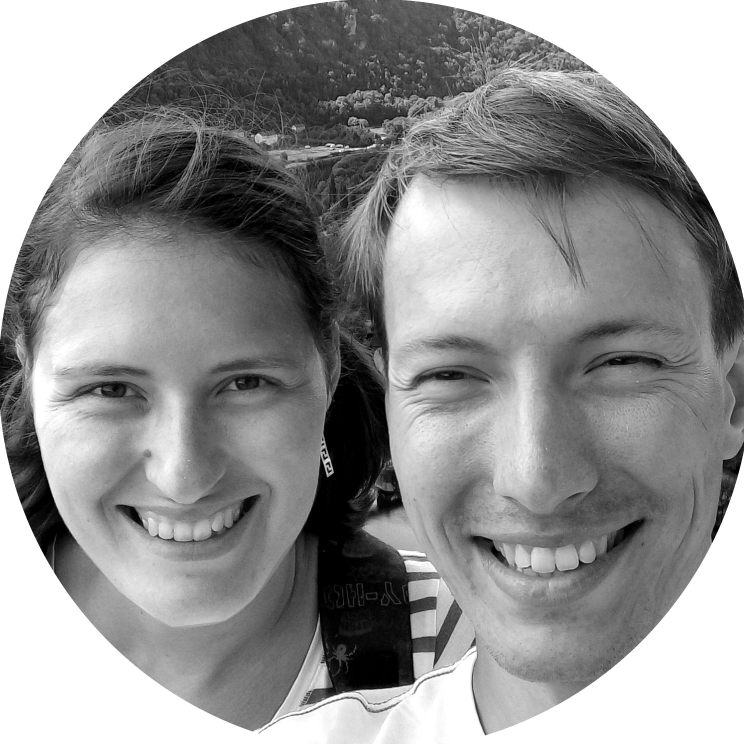
%> input picture besancon.jpg, 1488 x 1488 px (shown at 1/2 size)
$ octave string_art.m   (GNU Octave 9; MATLAB toolbox functions it lacks are replaced by stand-ins)
%> lines starting %> are read from the running program, lines starting %| are printed output that depends on the picture; in (x1, y1, x2, y2) boxes, pixels count from 0 and x2, y2 are one past the last pixel; in counts of white or black regions, pixels touching at a corner belong together; the program's own positions count from 1
### cost_fcn.m
function [fval,scaled_image,scaled_cnvs] = cost_fcn_v3(cnvs,im,grid_num)
    persistent scaled_im mask grid_pxl_size
    if nargin == 3
        grid_pxl_size = round(size(im,1)/grid_num);
        scaled_im = blkproc(im, [grid_pxl_size grid_pxl_size], 'mean2');
        R = round(size(scaled_im,1)/2);
        [X,Y] = meshgrid(1:size(scaled_im,1));
        mask = logical(((X-R).^2+(Y-R).^2)>R^2);
        scaled_im(mask) = 0;
        scaled_im = scaled_im./sum(scaled_im(:));
        scaled_image = scaled_im;
        fval = 0;
        return;
    end

    scaled_cnvs = blkproc(cnvs, [grid_pxl_size grid_pxl_size], 'mean2');
    scaled_cnvs(mask) = 0;
    scaled_cnvs = scaled_cnvs./sum(scaled_cnvs(:));
	fval = sum((scaled_im(:)-scaled_cnvs(:)).^2);

    scaled_image = scaled_im;

% [7 lines of commented-out code are left out]
end

### string_art.m
clear all; close all; clc;

% settings
frame_radius = 250; % mm
thread_width = .15; % mm
num_of_nails = 316; %200;
num_of_lines = 4000;
grid_size = 5; % mm, for computing the density
pxl_size = thread_width;

grid_num = round(2*frame_radius/grid_size);

% define canvas
aux = ceil((2*frame_radius)/pxl_size);
cnvs = zeros(aux);

% load image
im = imread('besancon.jpg');
%> im is the input picture: size 1488x1488x3 uint8; min 0, max 255, mean 147.7
im = rgb2gray(im);
%> im: size 1488x1488 uint8

% crop image to be square (take the biggest square region from the center of the image)
side = min(size(im));
%> side = 1488
im = im(floor((size(im,1)-side)/2)+1:floor((size(im,1)-side)/2)+1+side-1,floor((size(im,2)-side)/2)+1:floor((size(im,2)-side)/2)+1+side-1);
im = imresize(im,size(cnvs));
%> im: size 3334x3334 uint8
im = 1-double(im)/255;
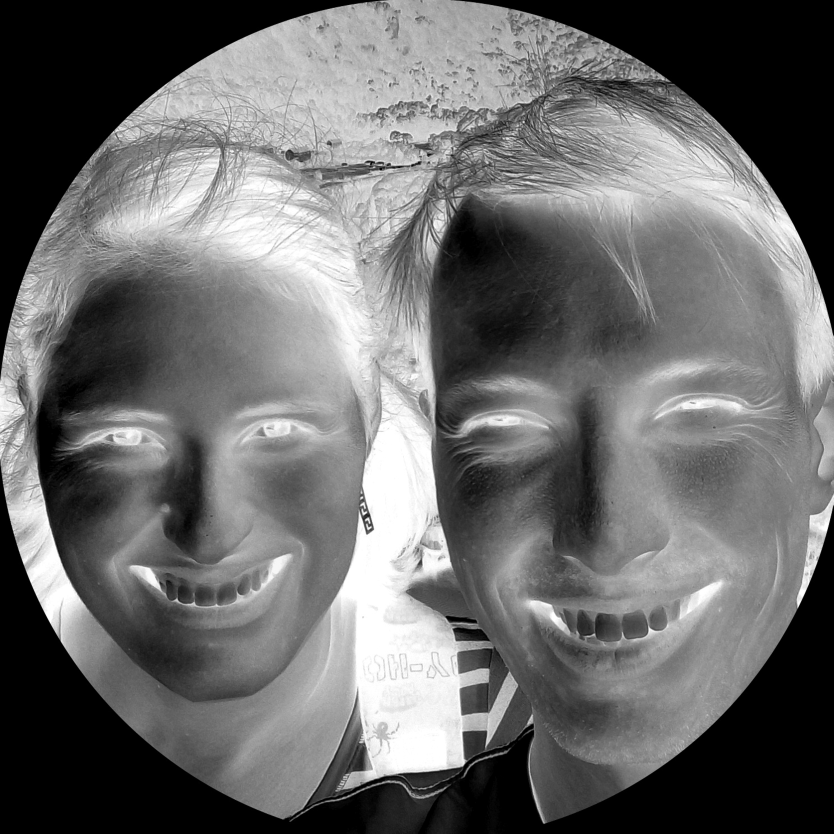
%> im: size 3334x3334 double (shown at 1/4 size); min 0, max 1, mean 0.421

% nail coordinates
xc = frame_radius*cos(2*pi/num_of_nails*(1:num_of_nails));
yc = frame_radius*sin(2*pi/num_of_nails*(1:num_of_nails));

% prepare cost function
[~,scaled_im] = cost_fcn(cnvs,im,grid_num);
%> in cost_fcn_v3, `scaled_im = blkproc(im, [grid_pxl_size grid_pxl_size], 'mean2');`:
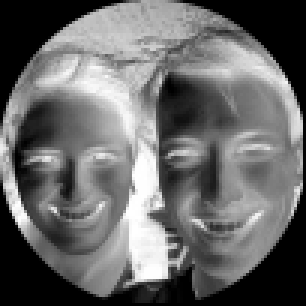
%> scaled_im: size 102x102 double (shown 3 times larger); min 0, max 1, mean 0.413
%> in cost_fcn_v3, `scaled_im(mask) = 0;`:
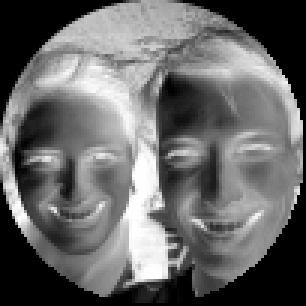
%> scaled_im: size 102x102 double (shown 3 times larger); 2.72% of pixels changed, all inside (x1, y1, x2, y2) = (0, 0, 102, 102)

% prepare canvas
xcnvs = linspace(-frame_radius,frame_radius,size(cnvs,1));
ycnvs = xcnvs;
[X,Y] = meshgrid(1:size(im,2),1:size(im,1));
xc_pxl = interp1(xcnvs,1:size(im,2),xc,'nearest');
yc_pxl = interp1(xcnvs,1:size(im,1),yc,'nearest');
cnvs = zeros(size(im));
lines = floor(rand(num_of_lines,1)*num_of_nails)+1;
objective = [];
best_f = inf;
l = 0;
%%
figure(2);
set(gcf,'visible','off');
set(gcf,'units','normalized','outerposition',[0 0 1 1])
subplot(1,2,1);
h2 = imagesc(-scaled_im); title('original density');
set(gca,'xtick',[]); set(gca,'ytick',[]); axis equal tight; colormap(gray); c = caxis;
subplot(1,2,2);
h3 = imagesc(zeros(size(-scaled_im))); t2 = title(['canvas density (0 succesful mutations)']);
set(gca,'xtick',[]); set(gca,'ytick',[]); axis equal tight; colormap(gray); caxis(c);
%> after `caxis(c)`:
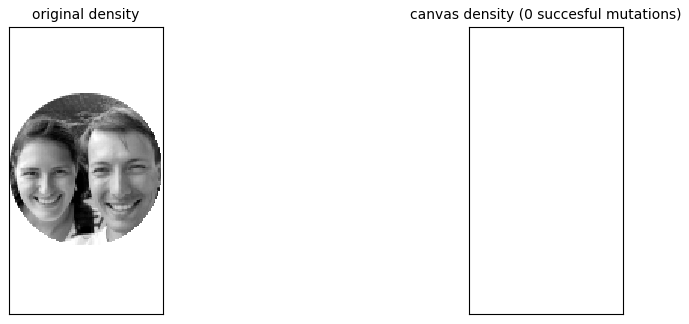
%> figure redrawn from the program's plot data, 2 panels

% [4 lines of commented-out code are left out]

figure(4);
subplot(1,2,1);
ho = plot([0 0],[0 0]);
grid;
xlabel('iteration');
ylabel('objective');
subplot(1,2,2);
ho2 = plot([0 0],[0 0]);
grid;
xlabel('iteration');
ylabel('objective');
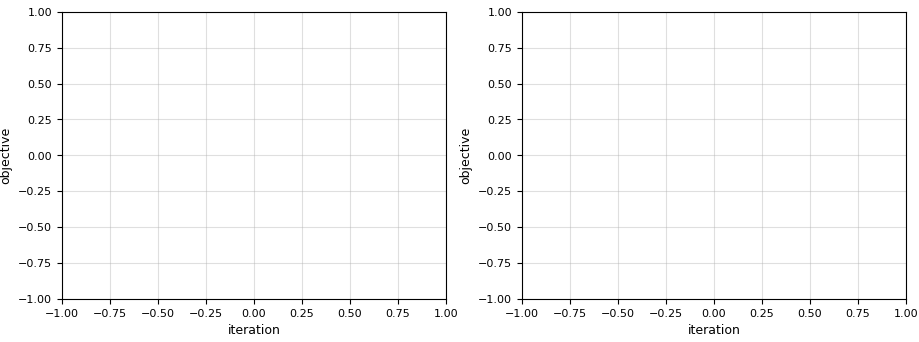
%> figure redrawn from the program's plot data, 2 panels
pause(eps);

%% optimize
recording = NaN*ones(num_of_lines,10000);
while 1 % number of iterations
%     profile on
    % perform random mutation
    node = floor(rand()*numel(lines)+1);
    current_nail = lines(node);
    candidate_nail = floor(rand()*num_of_nails+1);
    next_node = node+1; if next_node>numel(lines), next_node = 1; end
    prev_node = node-1; if prev_node<1, prev_node = numel(lines); end
    if candidate_nail==current_nail || candidate_nail==lines(next_node) || candidate_nail==lines(prev_node), continue; end
    lines(node) = candidate_nail;

	% plot into canvas
    cnvs = zeros(size(cnvs));
    for k=1:numel(lines)-1
%> (the run ends here)
